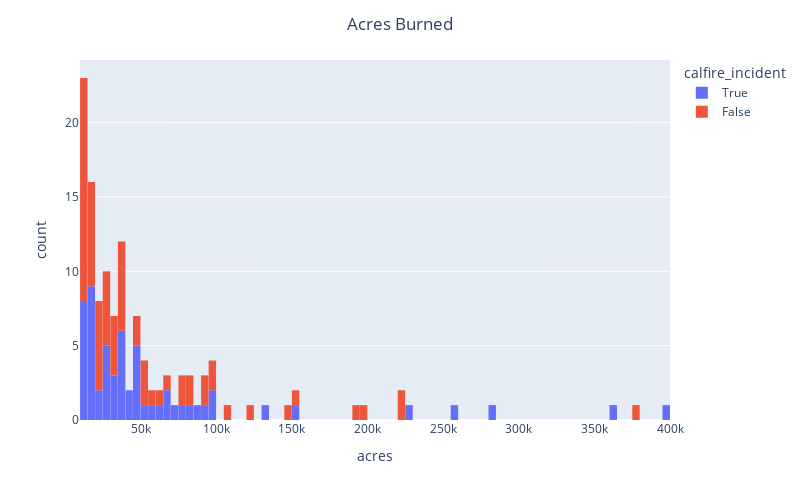

Notebook source saved alongside this figure:
### Code cell
### Make a histogram of the acres burned and color the bars by whether or not the incident was a calfire incident. 
#You will probably need to make a mask to remove very small and very large fires. 
#How many fires burned more than 100,000 acres? 
#What is the largest fire in the data?
mask_acres = (DF_raw['incident_acres_burned'] < 400000) & (DF_raw['incident_acres_burned'] > 10000)
DF_acres = DF_raw[mask_acres]
fig = px.histogram(DF_acres,
                   x='incident_acres_burned',
                   nbins = 100,
                   color='calfire_incident')

fig.update_layout(bargap=0.02,
                  title='Acres Burned',
                  title_x=0.5,
                  xaxis_title='acres',
                  autosize=False,
                  width=800,
                  height=500)

fig.show()


my_columns = ['incident_name', 'incident_acres_burned']
DF_acres[my_columns].sort_values('incident_acres_burned', ascending=False)

### Figure 1 — Plotly figure (JSON) as saved in the notebook; plotly's stock layout.template omitted (floating-point values rounded to 4 significant figures)
{"data": [{"alignmentgroup": "True", "bingroup": "x", "hovertemplate": "calfire_incident=True<br>incident_acres_burned=%{x}<br>count=%{y}<extra></extra>", "legendgroup": "True", "marker": {"color": "#636efa", "pattern": {"shape": ""}}, "name": "True", "nbinsx": 100, "offsetgroup": "True", "orientation": "v", "showlegend": true, "type": "histogram", "x": [30274, 27531, 20292, 11429, 257314, 12661, 39736, 13153, 35302, 32416, 97717, 31359, 69636, 25118, 70868, 48019, 132127, 36274, 46235, 28687, 48660, 81826, 51624, 36807, 44573, 36523, 17357, 281893, 15180, 11789, 90000, 38008, 229651, 48920, 18703, 63311, 153336, 96949, 77758, 29667, 22614, 48088, 86509, 396624, 363220, 19609, 29570, 67484, 56338, 12466, 13964, 19244, 13440, 15563, 19195, 10616, 15520, 17000, 43890], "xaxis": "x", "yaxis": "y"}, {"alignmentgroup": "True", "bingroup": "x", "hovertemplate": "calfire_incident=False<br>incident_acres_burned=%{x}<br>count=%{y}<extra></extra>", "legendgroup": "False", "marker": {"color": "#EF553B", "pattern": {"shape": ""}}, "name": "False", "nbinsx": 100, "offsetgroup": "False", "orientation": "v", "showlegend": true, "type": "histogram", "x": [22992, 14754, 12503, 27440, 10570, 151623, 29322, 33867, 12518, 18430, 27276, 83733, 191125, 78698, 36556, 12407, 21846, 18618, 39715, 13417, 18900, 15619, 96901, 38134, 36450, 23136, 46150, 39387, 14217, 54612, 10296, 83261, 33424, 31089, 47029, 379895, 22744, 16390, 26409, 10580, 12660, 105670, 68637, 122653, 145632, 223124, 199359, 221835, 94962, 16970, 19244, 60138, 28098, 76788, 93078, 95107, 21725, 50198, 14168, 14023, 38664, 12703, 33026, 59288, 12967, 14104, 54878, 23526], "xaxis": "x", "yaxis": "y"}], "layout": {"autosize": false, "bargap": 0.02, "barmode": "relative", "height": 500, "legend": {"title": {"text": "calfire_incident"}, "tracegroupgap": 0}, "margin": {"t": 60}, "title": {"text": "Acres Burned", "x": 0.5}, "width": 800, "xaxis": {"anchor": "y", "autorange": true, "domain": [0, 1], "range": [10000.0, 400000.0], "title": {"text": "acres"}, "type": "linear"}, "yaxis": {"anchor": "x", "autorange": true, "domain": [0, 1], "range": [0, 24.21], "title": {"text": "count"}}}}
